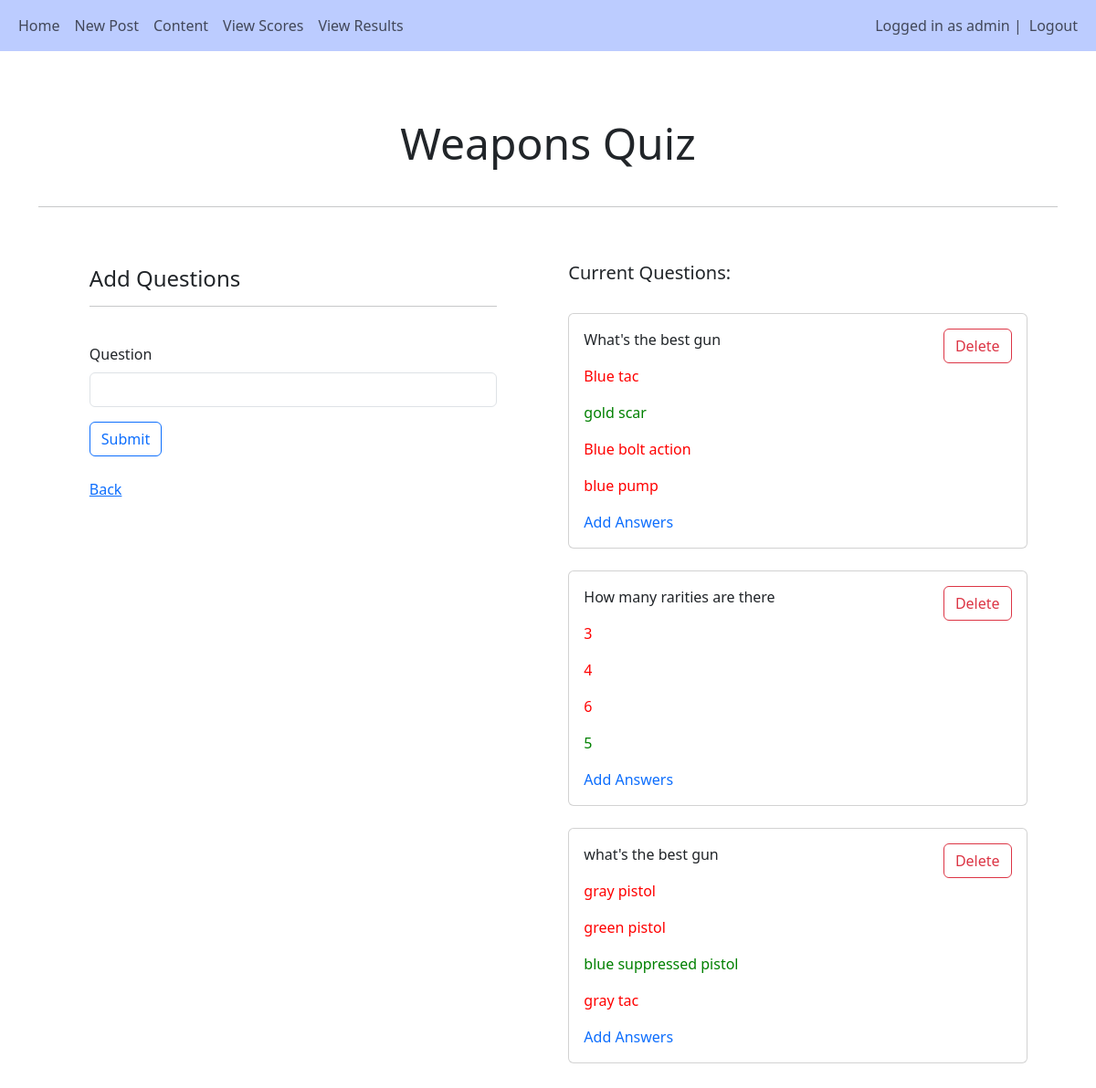
Screenshot of /home/question_setup/10 (signed in) with the database file from the repository.
### main/models.py (models this page shows, shortened)
class User(AbstractUser):
    is_teacher = models.BooleanField('Is teacher', default=False)
    is_student = models.BooleanField('Is student', default=False)

class Quiz(models.Model):
    subject = models.ForeignKey(Subject, null=True, related_name="quizzes", on_delete=models.CASCADE)
    title = models.CharField(max_length=255)
    weight = models.DecimalField(null=True, max_digits=5, decimal_places=0)
    max_attempts = models.IntegerField(default=3)

class Question(models.Model):
    quiz = models.ForeignKey(Quiz, related_name="questions", null=True, on_delete=models.CASCADE)
    text = models.CharField('Question', max_length=255, blank=True)

class Answer(models.Model):
    question = models.ForeignKey(Question, related_name="answers", on_delete=models.CASCADE)
    text = models.CharField(max_length=255, null=True, blank=True)
    is_correct = models.BooleanField(null=True, blank=True)

### main/views.py (the view)
# urls.py: path('question_setup/<int:pk>', views.question_setup, name='question_setup'),
@login_required(login_url="/login")
def question_setup(request, pk):
    quiz = Quiz.objects.get(id=pk)
    questions = quiz.questions.all()
    if request.method == 'POST' and 'submitform' in request.POST:
        form = QuestionForm(request.POST)
        if form.is_valid():
            question = form.save(commit=False)
            question.quiz = quiz
            question.save()
            return redirect('/answer_setup/' + str(question.id), {"form":form, "quiz":quiz, "questions":questions})
    elif request.method == 'POST' and 'question-id' in request.POST:
        question_id = request.POST.get("question-id")
        Question.objects.filter(id=question_id).delete()
        form = QuestionForm()
    else:
        form = QuestionForm()
    return render(request, 'main/quiz/question_setup.html', {"form":form, "quiz":quiz, "questions":questions})

### main/forms.py
class QuestionForm(forms.ModelForm):
    class Meta:
        model = Question
        fields = ["text",]

### main/templates/main/quiz/question_setup.html (shortened to what this page needs)
{% extends 'main/base.html'%}
{% load crispy_forms_tags %}
{% block content %}
<br><br>
    <div>
        <h4 style="width:50%; margin:auto; text-align:center" class="display-5">{{quiz.title}}</h4><br><hr>
        <div style="float:left; width:40%; margin-left:5%">
            <br><br>
            <h4>Add Questions</h4>
            <hr><br>
            <form method='POST'>
                {{form|crispy}}
                <button type="sumbit" class="btn btn-outline-primary" name="submitform" >Submit</button>
            </form><br>
            <a href="{% url 'view_quizzes' quiz.subject.pk %}">Back</a>
        </div>
        <div style="float:right; width:45%; margin-top:20px; margin-right:3%"><br>
            <h5>Current Questions:</h5><br>
            {% for question in questions %}
            <div class="card">
                <div class="card-body">
                    <form method="POST">
                        <button type="submit" value={{question.id}} name="question-id" class="btn btn-outline-danger"  style="float:right">Delete</button>
                    </form>
                    <p>{{ question.text }}</p>
                    {% for answer in question.answers.all %}
                        {% if answer.is_correct %}
                        <p style="color:green">{{answer.text}}</p>
                        {% else %}
                        <p style="color:red">{{answer.text}}</p>
                        {% endif %}
                    {% endfor %}
                    <a href="{% url 'answer_setup' question.pk %}" class="link-primary link-offset-2 link-underline-opacity-0 link-underline-opacity-100-hover">Add Answers</a><br>
                </div>
            </div><br>
            {% empty %}
            <p>This quiz currently has no questions...</p>
            {% endfor %}
            <br><br>
        </div>
    </div>
{% endblock %}

### main/templates/main/base.html (shortened to what this page needs)
<!DOCTYPE html>
<html lang="en">
<head>
    <link href="https://cdn.jsdelivr.net/npm/bootstrap@5.3.2/dist/css/bootstrap.min.css" rel="stylesheet">
    <link rel="stylesheet" href="https://cdnjs.cloudflare.com/ajax/libs/font-awesome/4.7.0/css/font-awesome.min.css">
</head>
<body>
    <nav class="navbar navbar-light navbar-expand-lg" style="background-color: #bcccff;">
        <div class="container-fluid">
            <div>
                <ul class="nav navbar-nav">
                    <li class="nav-item">
                        <a class="nav-link" href="/home">Home</a>
                    </li>
                    {% if user.is_teacher %}
                    <li class="nav-item">
                        <a class="nav-link" href="/create_post">Post Content</a>
                    </li>
                    <li class="nav-item">
                        <a class="nav-link" href="/subjects">Subjects</a>
                    </li>
                    <li class="nav-item">
                        <a class="nav-link" href="/group_results">View Results</a>
                    </li>
                    <li class="nav-item">
                        <a class="nav-link" href="/group_scores">View Scores</a>
                    </li>
                    {% elif user.is_student %}
                    <li class="nav-item">
                        <a class="nav-link" href="/create_post">New Post</a>
                    </li>
                    <li class="nav-item">
                        <a class="nav-link" href="/content">Content</a>
                    </li>
                    <li class="nav_item">
                        <a class="nav-link" href="/ind_scores">View Scores</a>
                    </li>
                    <li class="nav-item">
                        <a class="nav-link" href="/ind_results">View Results</a>
                    </li>
                    {% endif %}
                </ul>
            </div>
            <div>
                <ul class="navbar-nav">
                    {% if user.is_authenticated %}
                    <span class="navbar-text">Logged in as {{user.username}} | </span>
                    <li class="nav-item">
                        <a class="nav-link" href="/logout">Logout</a>
                    </li>
                    {% else %}
                    <li class="nav-item">
                        <a class="nav-link" href="/login">Login</a>
                    </li>
                    {% endif %}
                </ul>
            </div>
        </div>
    </nav><br>
        <div class="container">
            {% block content %}
            {% endblock %}
        </div>
</body>
</html>

### rows the page displays
User: username "admin"
Quiz: title "Weapons Quiz"
Question: {{ question.id }} 9 (drawn), text "What's the best gun"
Answer: text "Blue tac"
Answer: text "gold scar"
Answer: text "Blue bolt action"
Answer: text "blue pump"
Question: {{ question.id }} 10 (drawn), text "How many rarities are there"
Answer: text "3"
Answer: text "4"
Answer: text "6"
Answer: text "5"
Question: {{ question.id }} 11 (drawn), text "what's the best gun"
Answer: text "gray pistol"
Answer: text "green pistol"
Answer: text "blue suppressed pistol"
Answer: text "gray tac"
